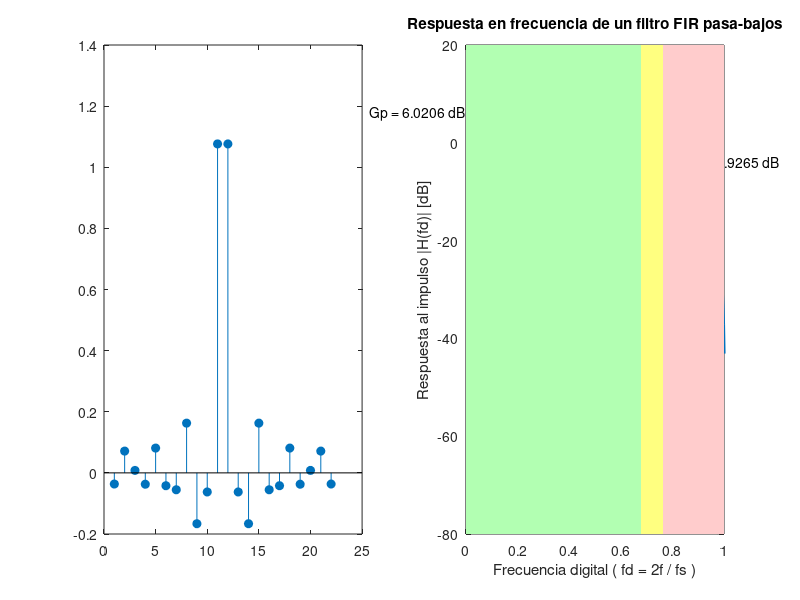

Here is the MATLAB script that generated this plot:
% <------- Guia 4 - Ejercicio 1 ----------->

clc; % borra la consola
clear all; % borra todas las variables
close all; % cierra las ventanas de imagen
pkg load control; % paquete con 'mag2db'
pkg load signal; % 'findpeaks'

% punto 1
h = load ('low_pass.dat'); % carga el archivo .dat
figure('name','Guia 4 ejercicio 1');
subplot(1,2,1);  % subplot (filas, columnas, indice)
stem (h,'fill');

% punto 2
H = fft(h,1000);  % calcula la FFT con 1000 puntos de frecuencia, completa con ceros
Hdb = mag2db( abs( H(1:500) ) ); % convierte a dB el valor absoluto de las muestras de f positiva
fd = (0 : 1/500 : 1-(1/500) ); % vector con los valores de frecuencia digital fd = 2f / fs

subplot(1,2,2);
plot (fd, Hdb, 'linewidth', 3); % grafica la respuesta en frecuencia
limits = axis; % vector con los limites de los ejes [xmin xmax ymin ymax]
xmin = limits(1);
xmax = limits(2);
ymin = limits(3);
ymax = limits(4);
xlabel ('Frecuencia digital ( fd = 2f / fs )'); % etiqueta eje X
ylabel ('Respuesta al impulso |H(fd)| [dB]');  % etiqueta eje y
title ('Respuesta en frecuencia de un filtro FIR pasa-bajos'); % titulo

% punto 3

Gp = Hdb(1); % ganancia de continua
fc_H = find( Hdb <= ( Gp-3 ) ); % encuentra elemento con Gp-3dB
fc_H = fc_H(1); % solo la primera ocurrencia
Gfc = Hdb(fc_H); % ganancia en la frecuencia de corte
fc = fd(fc_H); % frecuencia de corte
Rp = max(Hdb); % ripple en banda de paso
fRp_H = find( Hdb == Rp ); % encuentra elemento de ripple
fRp = fd( fRp_H(1) ); % frecuencia donde se produce el ripple
[H_sba, loc] = findpeaks(Hdb(fc_H:end), "DoubleSided"); % maximos [pico, ocurrencia], "DoubleSided" -> valores negativos
f_btr = fd( fc_H+loc(1) ); % f_max banda transicion
H_sba = H_sba(2); % solo la segunda ocurrencia (maximo)
f_sba = fd( fc_H+loc(2) ); % solo la segunda ocurrencia

line ([0 f_sba], [Gp Gp], "linestyle", "--", "color", "r", 'linewidth', 1);
line ([f_sba f_sba], [H_sba Gp], "color", "g");
line ([fc fc], [ymin Gfc], "linestyle", "--", "color", "r", 'linewidth', 1);

text_Gp = ['Gp = ', num2str(Gp), ' dB'];
text_Rp = ['Rp = ', num2str(Rp), ' dB'];
text_fc = ['fc = ', num2str(fc), ' · fd'];
text_Sba = ['Sba = ', num2str(Gp-H_sba), ' dB'];

text (0, Gp, text_Gp, "horizontalalignment", "right");
text (fRp, Rp, text_Rp, "horizontalalignment", "center", "verticalalignment", "bottom");
text (fc, ymin, text_fc, "verticalalignment", "bottom");
text (f_sba, Gp+(H_sba/2), text_Sba);
text (0, ymax, 'Banda de paso', "verticalalignment", "top");
text (xmax, ymax, 'Banda de rechazo', "horizontalalignment", "right", "verticalalignment", "top");

patch ([xmin xmin fc fc], [ymin ymax ymax ymin], [0.7 1 0.7],'EdgeColor', 'none');
patch ([fc fc f_btr f_btr], [ymin ymax ymax ymin], [1 1 0.5],'EdgeColor', 'none');
patch ([f_btr f_btr xmax xmax], [ymin ymax ymax ymin], [1 0.8 0.8],'EdgeColor', 'none');
